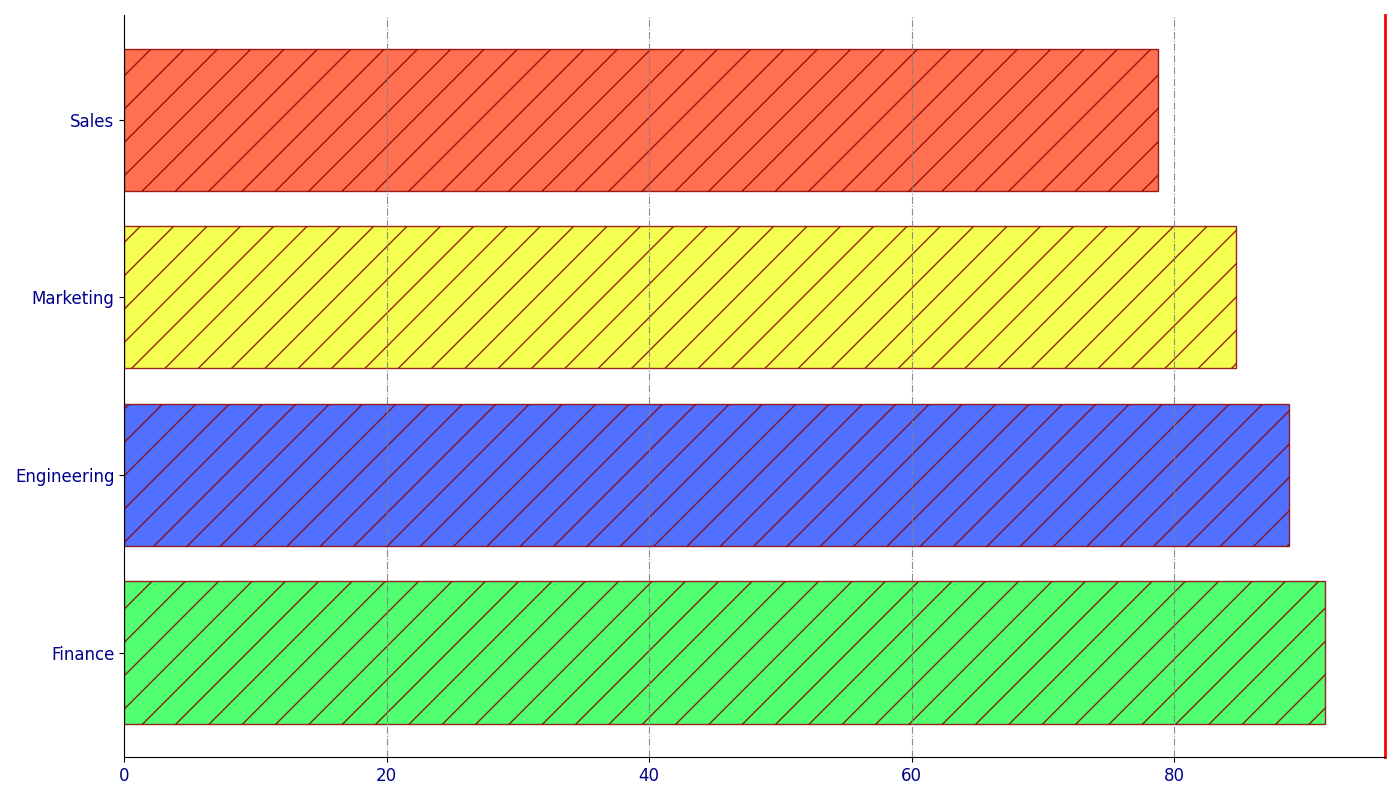

Source code (Python):
import matplotlib.pyplot as plt
import numpy as np

departments = ['Engineering', 'Marketing', 'Sales', 'Finance']

performance_scores = {
    'Engineering': [88, 92, 85, 90],
    'Marketing': [82, 85, 88, 84],
    'Sales': [77, 79, 81, 78],
    'Finance': [90, 93, 91, 92]
}

data = [np.array(performance_scores[department]) for department in departments]
average_scores = [np.mean(scores) for scores in data]

sorted_indices = np.argsort(average_scores)[::-1]
sorted_departments = [departments[i] for i in sorted_indices]
sorted_average_scores = [average_scores[i] for i in sorted_indices]

fig, ax = plt.subplots(figsize=(14, 8))
bars = ax.barh(
    sorted_departments, sorted_average_scores,
    color=['#33FF57', '#3357FF', '#F3FF33', '#FF5733'],  # Shuffled colors
    alpha=0.85, edgecolor='darkred', hatch='/'
)

plt.xticks(fontsize=12, color='darkblue')
plt.yticks(fontsize=12, color='darkblue')
ax.grid(axis='x', linestyle='-.', color='gray', alpha=0.9)
ax.spines['top'].set_visible(False)
ax.spines['right'].set_linewidth(2)
ax.spines['right'].set_color('red')

plt.tight_layout()
plt.show()
